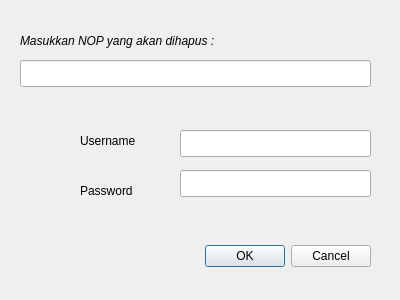
<?xml version="1.0" encoding="UTF-8"?>
<ui version="4.0">
 <class>HapusBidangDialogBase</class>
 <widget class="QDialog" name="HapusBidangDialogBase">
  <property name="geometry">
   <rect>
    <x>0</x>
    <y>0</y>
    <width>400</width>
    <height>300</height>
   </rect>
  </property>
  <property name="windowTitle">
   <string>Hapus Bidang</string>
  </property>
  <widget class="QDialogButtonBox" name="button_box">
   <property name="geometry">
    <rect>
     <x>30</x>
     <y>240</y>
     <width>341</width>
     <height>32</height>
    </rect>
   </property>
   <property name="orientation">
    <enum>Qt::Horizontal</enum>
   </property>
   <property name="standardButtons">
    <set>QDialogButtonBox::Cancel|QDialogButtonBox::Ok</set>
   </property>
  </widget>
  <widget class="QLabel" name="label_3">
   <property name="geometry">
    <rect>
     <x>80</x>
     <y>130</y>
     <width>81</width>
     <height>21</height>
    </rect>
   </property>
   <property name="text">
    <string>Username</string>
   </property>
  </widget>
  <widget class="QLineEdit" name="lineEdit_user">
   <property name="geometry">
    <rect>
     <x>180</x>
     <y>130</y>
     <width>191</width>
     <height>27</height>
    </rect>
   </property>
  </widget>
  <widget class="QLineEdit" name="lineEdit_pas">
   <property name="geometry">
    <rect>
     <x>180</x>
     <y>170</y>
     <width>191</width>
     <height>27</height>
    </rect>
   </property>
   <property name="echoMode">
    <enum>QLineEdit::Password</enum>
   </property>
  </widget>
  <widget class="QLabel" name="label_4">
   <property name="geometry">
    <rect>
     <x>80</x>
     <y>180</y>
     <width>81</width>
     <height>21</height>
    </rect>
   </property>
   <property name="text">
    <string>Password</string>
   </property>
  </widget>
  <widget class="QLineEdit" name="lineEdit_nop">
   <property name="geometry">
    <rect>
     <x>20</x>
     <y>60</y>
     <width>351</width>
     <height>27</height>
    </rect>
   </property>
  </widget>
  <widget class="QLabel" name="label">
   <property name="geometry">
    <rect>
     <x>20</x>
     <y>30</y>
     <width>371</width>
     <height>21</height>
    </rect>
   </property>
   <property name="font">
    <font>
     <italic>true</italic>
    </font>
   </property>
   <property name="text">
    <string>Masukkan NOP yang akan dihapus :</string>
   </property>
  </widget>
 </widget>
 <resources/>
 <connections>
  <connection>
   <sender>button_box</sender>
   <signal>accepted()</signal>
   <receiver>HapusBidangDialogBase</receiver>
   <slot>accept()</slot>
   <hints>
    <hint type="sourcelabel">
     <x>20</x>
     <y>20</y>
    </hint>
    <hint type="destinationlabel">
     <x>20</x>
     <y>20</y>
    </hint>
   </hints>
  </connection>
  <connection>
   <sender>button_box</sender>
   <signal>rejected()</signal>
   <receiver>HapusBidangDialogBase</receiver>
   <slot>reject()</slot>
   <hints>
    <hint type="sourcelabel">
     <x>20</x>
     <y>20</y>
    </hint>
    <hint type="destinationlabel">
     <x>20</x>
     <y>20</y>
    </hint>
   </hints>
  </connection>
 </connections>
</ui>
